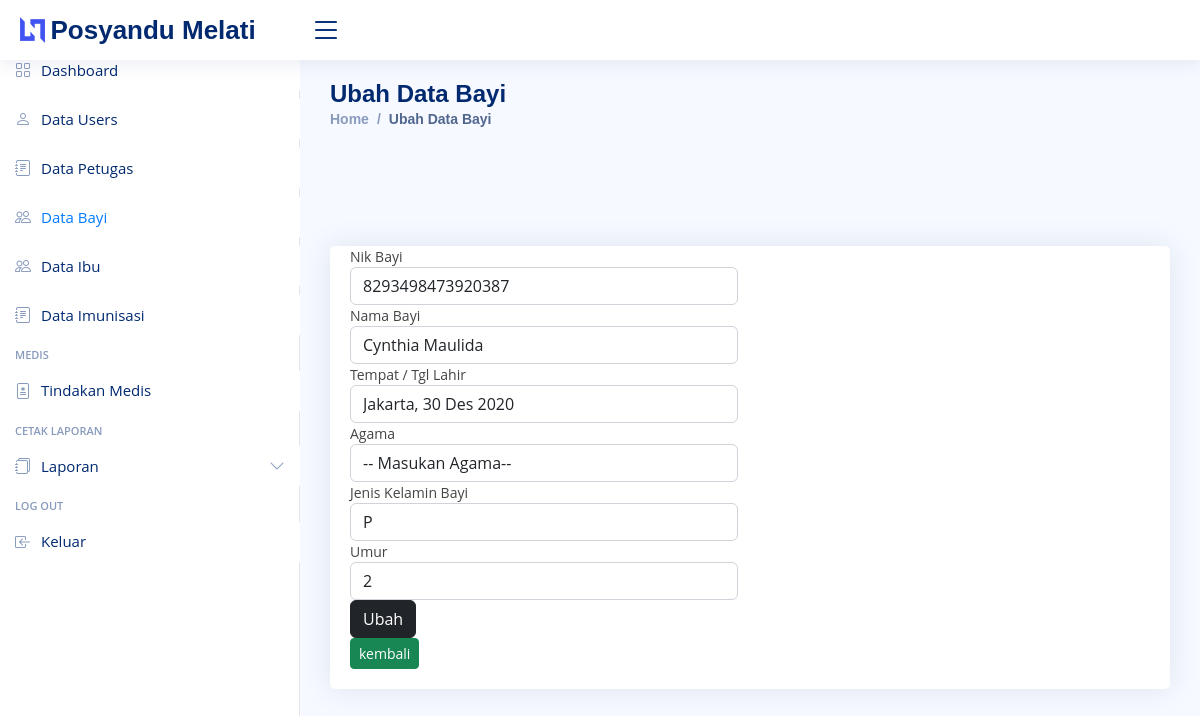
Page /posyandu/admin/bayi/ubah/2 on the committed database.
### tables this page shows
CREATE TABLE `bayi` (
  `id_bayi` int(11) NOT NULL,
  `nik_bayi` varchar(16) NOT NULL,
  `nama_bayi` varchar(50) NOT NULL,
  `ttl` varchar(50) NOT NULL,
  `agama` varchar(20) NOT NULL,
  `jk_bayi` enum('L','P') NOT NULL,
  `umur_bayi` int(11) NOT NULL
);

### posyandu/application/controllers/admin/bayi.php (called while the page is built, shortened)
<?php
class bayi extends CI_Controller {
	public function __construct()
	{
		$this->load->model('bayi_m');
		$this->load->library('form_validation');
	}
	public function ubah($id)
	{
		$data['title'] = 'Ubah Data Bayi';
		$where = ['id_bayi' => $id];
		$data['bayi'] = $this->bayi_m->get_where('bayi', $where)->row_array();
		$this->form_validation->set_rules('nik', 'Nik bayi', 'required|trim');
		$this->form_validation->set_rules('nama', 'Nama bayi', 'required|trim');
		$this->form_validation->set_rules('ttl', 'ttl', 'required|trim');
		$this->form_validation->set_rules('agama', 'agama', 'required|trim');
		$this->form_validation->set_rules('jk', 'Kelamin bayi', 'required|trim');
		$this->form_validation->set_rules('umur', 'Umur bayi', 'required|trim');
			if($this->form_validation->run() == FALSE) {
				$this->load->view('layout/header', $data);
				$this->load->view('layout/sidebar');
				$this->load->view('admin/bayi/ubah', $data);
				$this->load->view('layout/footer');
			}
	}
}

### posyandu/index.php (called while the page is built, shortened)
<?php
require_once BASEPATH.'core/CodeIgniter.php';

### posyandu/application/models/bayi_m.php (called while the page is built, shortened)
<?php
class bayi_m extends CI_Model {
	public function get_where($table, $where)
	{
		return $this->db->get_where($table, $where);
	}
}

### posyandu/application/views/admin/bayi/ubah.php (the view, shortened to what this page needs)
<main id="main" class="main">
    <div class="card">
        <div class="card-body">
            <div class="row">
                <div class="col-md-6">
                    <?= form_open('admin/bayi/ubah/'. $bayi['id_bayi']); ?>
                    <div class="form-group">
                        <label for="nik">Nik Bayi</label>
                        <input type="text" name="nik" id="nik" class="form-control" value="<?= $bayi['nik_bayi']; ?>">
                    </div>
                    <div class="form-group">
                        <label for="nama">Nama Bayi</label>
                        <input type="text" name="nama" id="nama" class="form-control"
                            value="<?= $bayi['nama_bayi']; ?>">
                    </div>
                    <div class="form-group">
                        <label for="ttl">Tempat / Tgl Lahir</label>
                        <input type="text" name="ttl" id="ttl" class="form-control" value="<?= $bayi['ttl']; ?>">
                    </div>
                    <div class="form-group">
                        <label for="agama">Agama</label>
                        <select name="agama" id="agama" class="form-control">
                            <option value="">-- Masukan Agama--</option>
                        </select>
                    </div>
                    <div class="form-group">
                        <label for="jk">Jenis Kelamin Bayi</label>
                        <select name="jk" id="jk" class="form-control">
                            <option value="P" <?php if($bayi['jk_bayi'] == 'P'){echo "selected";} ?>>P</option>
                        </select>
                    </div>
                    <div class="form-group">
                        <label for="umur">Umur</label>
                        <input type="number" name="umur" id="umur" class="form-control"
                            value="<?= $bayi['umur_bayi']; ?>">
                    </div>
                    <div class="form-group">
                        <button type="submit" class="btn btn-dark">Ubah</button>
                    </div>
                    <div class="form-group">
                        <td>
                            <a href="<?= base_url('admin/bayi/index/'); ?>" class="btn btn-success btn-sm">kembali</a>
                        </td>
                    </div>
                    <?= form_close(); ?>
                </div>
            </div>
        </div>
    </div>
</main>

### posyandu/assets/css/dashboard.css (style rules this page uses)
body { font-size: .875rem; }

### posyandu/assets/nice/assets/css/style.css (style rules this page uses)
:root { scroll-behavior: smooth; }
body { font-family: "Open Sans", sans-serif; background: #f6f9ff; color: #444444; }
a { color: #4154f1; text-decoration: none; }
#main { margin-top: 60px; padding: 20px 30px; transition: all 0.3s; }
.card { margin-bottom: 30px; border: none; border-radius: 5px; box-shadow: 0px 0 30px rgba(1, 41, 112, 0.1); }
.card-body { padding: 0 20px 20px 20px; }
@media (min-width: 1200px) { #main, #footer { margin-left: 300px; } }

### rows in the picture
bayi: nik "8293498473920387", nama "Cynthia Maulida", ttl "Jakarta, 30 Des 2020", jk "P", umur "2"

### other values in the picture
$title "Ubah Data Bayi"
